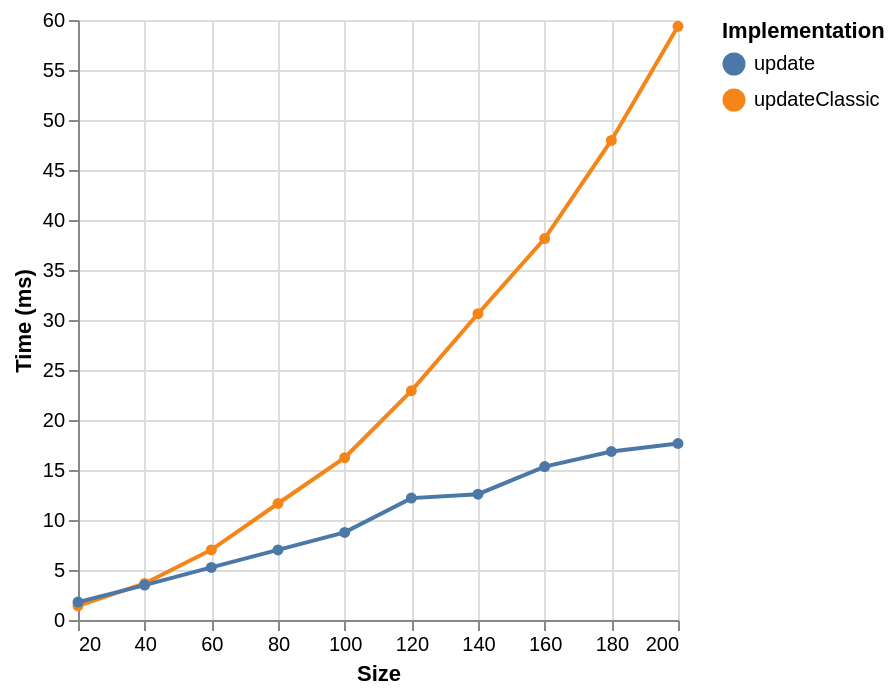

Specify this chart in Vega-Lite:
### Vega-Lite specification from a JSON file in a GitHub repository (floating-point values rounded to 4 significant figures)
{"$schema": "https://vega.github.io/schema/vega-lite/v6.json", "data": {"values": [{"ms": 1.42, "series": "updateClassic", "size": 20}, {"ms": 3.65, "series": "updateClassic", "size": 40}, {"ms": 7.01, "series": "updateClassic", "size": 60}, {"ms": 11.65, "series": "updateClassic", "size": 80}, {"ms": 16.23, "series": "updateClassic", "size": 100}, {"ms": 22.92, "series": "updateClassic", "size": 120}, {"ms": 30.63, "series": "updateClassic", "size": 140}, {"ms": 38.14, "series": "updateClassic", "size": 160}, {"ms": 47.96, "series": "updateClassic", "size": 180}, {"ms": 59.37, "series": "updateClassic", "size": 200}, {"ms": 1.79, "series": "update", "size": 20}, {"ms": 3.49, "series": "update", "size": 40}, {"ms": 5.26, "series": "update", "size": 60}, {"ms": 7.01, "series": "update", "size": 80}, {"ms": 8.76, "series": "update", "size": 100}, {"ms": 12.19, "series": "update", "size": 120}, {"ms": 12.58, "series": "update", "size": 140}, {"ms": 15.34, "series": "update", "size": 160}, {"ms": 16.85, "series": "update", "size": 180}, {"ms": 17.65, "series": "update", "size": 200}]}, "encoding": {"color": {"field": "series", "legend": {"orient": "right", "symbolLimit": 30, "title": "Implementation"}, "type": "nominal"}, "x": {"axis": {"tickCount": 10, "values": [20, 40, 60, 80, 100, 120, 140, 160, 180, 200]}, "field": "size", "scale": {"domain": [20, 200], "nice": true}, "title": "Size", "type": "quantitative"}, "y": {"axis": {"tickCount": 10, "values": null}, "field": "ms", "scale": {"domain": [1.42, 59.37], "nice": true}, "title": "Time (ms)", "type": "quantitative"}}, "mark": {"point": true, "type": "line"}}
